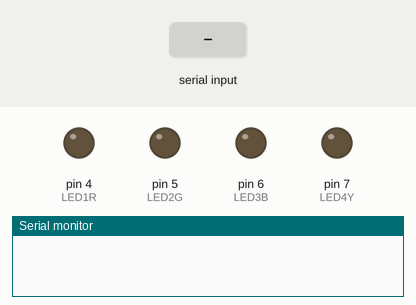
Simulated run of this sketch. Board: Arduino Uno, built with avr-gcc and run on an emulated ATmega328P. On the bench: output pins drawn as LEDs (lit = HIGH), the last lines printed to the serial monitor. Dashed ring = blinking. The inputs (shaded band) are chosen by the test bench.

Above: at 1.2 s.
1.3 s: "rainbow" received over Serial
At 2.35 s:
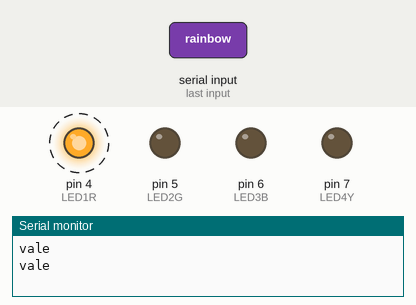
At 3.4 s:
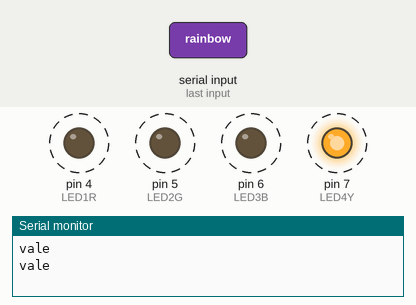
Timing chart, 0 to 10.3 s (numbered marks = the images above; inputs shaded):
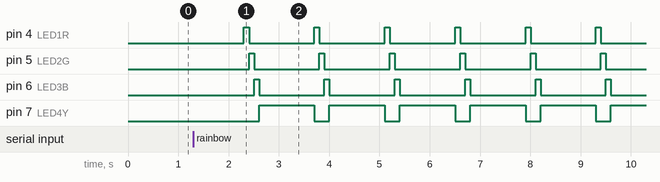

Measured:
- after the input at 1.3 s, pin 4 (LED1R): alternates HIGH for 0.10 s and LOW for 1.3 s, starting after 1.0 s; pin 5 (LED2G): alternates HIGH for 0.10 s and LOW for 1.3 s, starting after 1.1 s

The sketch:

Reading_from_Serial_monitor.ino
```cpp
const int LED1R = 4;
const int LED2G = 5;
const int LED3B = 6;
const int LED4Y = 7;

String oldCommand;
String commandFromUser;

int counter = 0;

void setup() {
  Serial.begin(9600);
  pinMode(LED1R, OUTPUT);
  pinMode(LED2G, OUTPUT);
  pinMode(LED3B, OUTPUT);
  pinMode(LED4Y, OUTPUT);
  digitalWrite(LED1R, LOW);
  digitalWrite(LED2G, LOW);
  digitalWrite(LED3B, LOW);
  digitalWrite(LED4Y, LOW);

}

void loop() {


  commandFromUser = Serial.readString();

  if (commandFromUser != "")
  {
    Serial.println("vale");
    commandFromUser.trim();
    Serial.println("vale");
    if (counter == 0)
  {
    oldCommand = commandFromUser;
    counter ++;
  }
  }


  if (commandFromUser == "ON")
  {

    digitalWrite(LED2G, HIGH);
  }

  if (commandFromUser == "OFF")
  {
    digitalWrite(LED2G, LOW);
  }


  if (oldCommand == "rainbow")
  {
    for (int i = 0; i < 4; i++)
    {
      switch (i) {
        case 0:
          digitalWrite(LED1R, HIGH);
          digitalWrite(LED2G, LOW);
          digitalWrite(LED3B, LOW);
          digitalWrite(LED4Y, LOW);
          delay(100);
          break;

        case 1:
          digitalWrite(LED1R, LOW);
          digitalWrite(LED2G, HIGH);
          digitalWrite(LED3B, LOW);
          digitalWrite(LED4Y, LOW);
          delay(100);
          break;

        case 2:
          digitalWrite(LED1R, LOW);
          digitalWrite(LED2G, LOW);
          digitalWrite(LED3B, HIGH);
          digitalWrite(LED4Y, LOW);
          delay(100);
          break;

        case 3:
          digitalWrite(LED1R, LOW);
          digitalWrite(LED2G, LOW);
          digitalWrite(LED3B, LOW);
          digitalWrite(LED4Y, HIGH);
          delay(100);
          break;
      }
    }
  }

}
```
